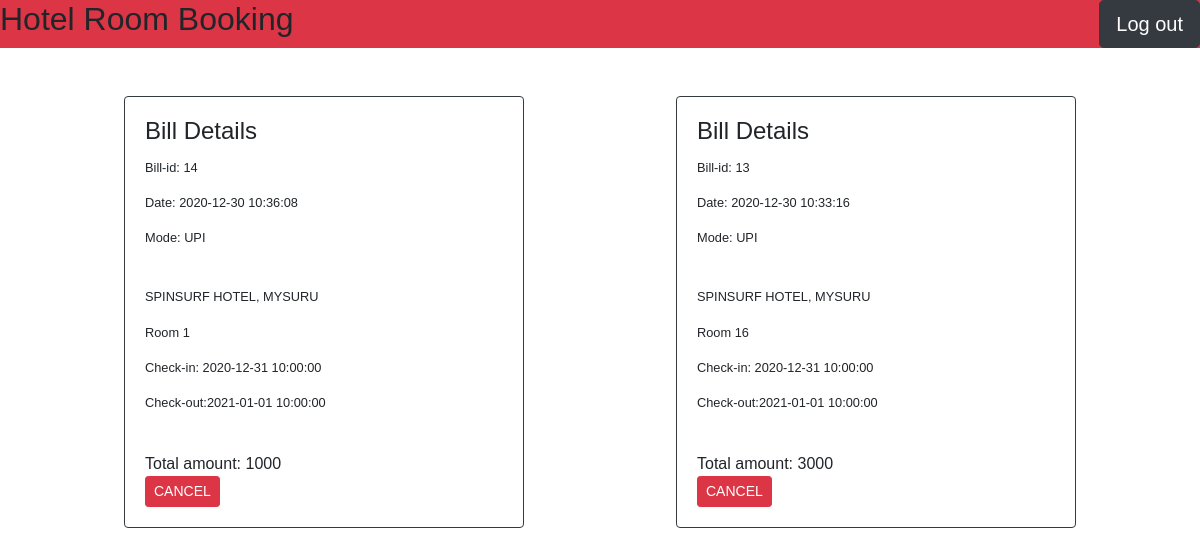
The app's page /upcoming (signed in) with its own data.
### tables this page shows
CREATE TABLE BILL (
	bill_id INTEGER PRIMARY KEY AUTOINCREMENT,
	amount DECIMAL(10,2) DEFAULT 0.00,
	date DATETIME NOT NULL,
	mode TEXT
);

CREATE TABLE RESERVATION (
	c_id	VARCHAR(20) NOT NULL,
	bill_id	INTEGER,
	room_id	INTEGER NOT NULL,
	check_in	DATETIME,
	check_out	DATETIME,
	status	TEXT,
	PRIMARY KEY(c_id,bill_id,room_id),
	FOREIGN KEY(room_id) REFERENCES ROOM(room_id) ON UPDATE CASCADE ON DELETE CASCADE,
	FOREIGN KEY(c_id) REFERENCES CUSTOMER(c_id) ON UPDATE CASCADE ON DELETE CASCADE,
	FOREIGN KEY(bill_id) REFERENCES BILL(bill_id) ON UPDATE CASCADE ON DELETE SET NULL
);

CREATE TABLE HOTEL (
	hotel_id	INTEGER PRIMARY KEY AUTOINCREMENT,
	hotel_name	TEXT NOT NULL,
	locations	TEXT
, photo TEXT);

CREATE TABLE ROOM (
	room_id	INTEGER PRIMARY KEY AUTOINCREMENT,
	price	DECIMAL(10,2) DEFAULT 0.00,
	room_no	VARCHAR(5) NOT NULL,
	type_id	INTEGER NOT NULL,
	hotel_id	INTEGER NOT NULL,
	FOREIGN KEY(hotel_id) REFERENCES HOTEL(hotel_id) ON UPDATE CASCADE ON DELETE CASCADE,
	FOREIGN KEY(type_id) REFERENCES TYPE(type_id) ON UPDATE CASCADE ON DELETE SET DEFAULT,
	UNIQUE(hotel_id,room_no)
);

### routes.py (the view, shortened to what this page needs)
@app.route('/upcoming', methods=['GET','POST'])
def upcoming():
    if not check_login():
        return redirect(url_for('.home'))
    con = sqlite3.connect(DATABASE)
    con.row_factory = sqlite3.Row
    cur = con.cursor()
    cur.execute('''SELECT bill_id, date, amount, mode, check_in, check_out, room_no, price, hotel_name, locations
                FROM BILL NATURAL JOIN RESERVATION NATURAL JOIN ROOM NATURAL JOIN HOTEL
                WHERE c_id="%s" AND NOT status="CANCELLED" AND bill_id NOT IN
                (SELECT DISTINCT bill_id FROM RESERVATION WHERE check_in<="%s")
                ORDER BY (bill_id) DESC;'''%(session['c_id'], datetime.now().replace(microsecond=0)))
    bills = cur.fetchall()
    con.close()
    card = {}
    for bill in bills:
        if bill['bill_id'] in card:
            card[bill['bill_id']].append({'check_in':bill['check_in'],'check_out':bill['check_out'],'room_no':bill['room_no'],
            'price':bill['price'],'hotel_name':bill['hotel_name'],'locations':bill['locations']})
        else:
            card[bill['bill_id']] = [{'date': bill['date'], 'amount':bill['amount'], 'mode':bill['mode']}]
            card[bill['bill_id']].append({'check_in':bill['check_in'],'check_out':bill['check_out'],'room_no':bill['room_no'],
            'price':bill['price'],'hotel_name':bill['hotel_name'],'locations':bill['locations']})
    return render_template('bill_details.html', card = card, upcoming=True)

### routes.py (called while the page is built)
def check_login():
    if session.get('logged_in') != True:
        flash('Please Login')
        return False
    else:
        return True

### templates/bill_details.html (shortened to what this page needs)
{% extends 'base.html' %}
{% block main %}
<div class="d-flex flex-wrap align-content-around m-5">
{% for bill in card %}
  <div class="card border-dark mx-auto" style="width:400px">
    <div class="card-body">
      <h4 class="card-title" id="title">Bill Details</h4>
      <p id="bid" class="card-text small">Bill-id: {{bill}}</p>
      <p id="date" class="card-text small">Date: {{card[bill][0]['date']}}</p>
      <p id="mode" class="card-text small">Mode: {{card[bill][0]['mode']}}</p>
      <br>
      {% for room in card[bill][1:] %}
      <p id="hotel" class="card-text small">{{room['hotel_name']}}, {{room['locations']}}</p>
      <p id="rno" class="card-text small">Room {{room['room_no']}}</p>
      <p id="cin" class="card-text small">Check-in: {{room['check_in']}}</p>
      <p id="cout" class="card-text small">Check-out:{{room['check_out']}}</p>
      <br>
      {% endfor %}
       <div id="amt" class="card-text">Total amount: {{card[bill][0]['amount']}}
         {% if upcoming %}
         <form action="{{url_for('.upcoming')}}" method="post">
           <button type="submit" class="btn btn-sm btn-danger" name="cancel">CANCEL</button>
         </form>
         {% endif %}
       </div>
    </div>
  </div>
{% endfor %}
</div>
{% endblock %}

### templates/base.html (shortened to what this page needs)
<!DOCTYPE html>
<html>
<head>
  <link rel="stylesheet" href="https://maxcdn.bootstrapcdn.com/bootstrap/4.5.2/css/bootstrap.min.css">
  <link rel="stylesheet" href="https://cdnjs.cloudflare.com/ajax/libs/font-awesome/4.7.0/css/font-awesome.min.css">
</head>
<body>
  <header class="d-flex justify-content-between bg-danger text-black mb-3">
    <h2 class="align-middle">Hotel Room Booking</h2>
    <a href="{{ url_for('.logout') }}" class="btn btn-dark btn-lg">
       Log out
    </a>
</header>
  <main>
    {% block main %}
    {% endblock %}
  </main>
</body>
</html>

### records on screen
BILL: date "2020-12-30 10:36:08", mode "UPI", amount "1000"
RESERVATION: hotel_name "SPINSURF HOTEL", locations "MYSURU", room_no "1", check_in "2020-12-31 10:00:00", check_out "2021-01-01 10:00:00"
BILL: date "2020-12-30 10:33:16", mode "UPI", amount "3000"
RESERVATION: hotel_name "SPINSURF HOTEL", locations "MYSURU", room_no "16", check_in "2020-12-31 10:00:00", check_out "2021-01-01 10:00:00"

### other values on screen
{{ bill }} "14" "13"
